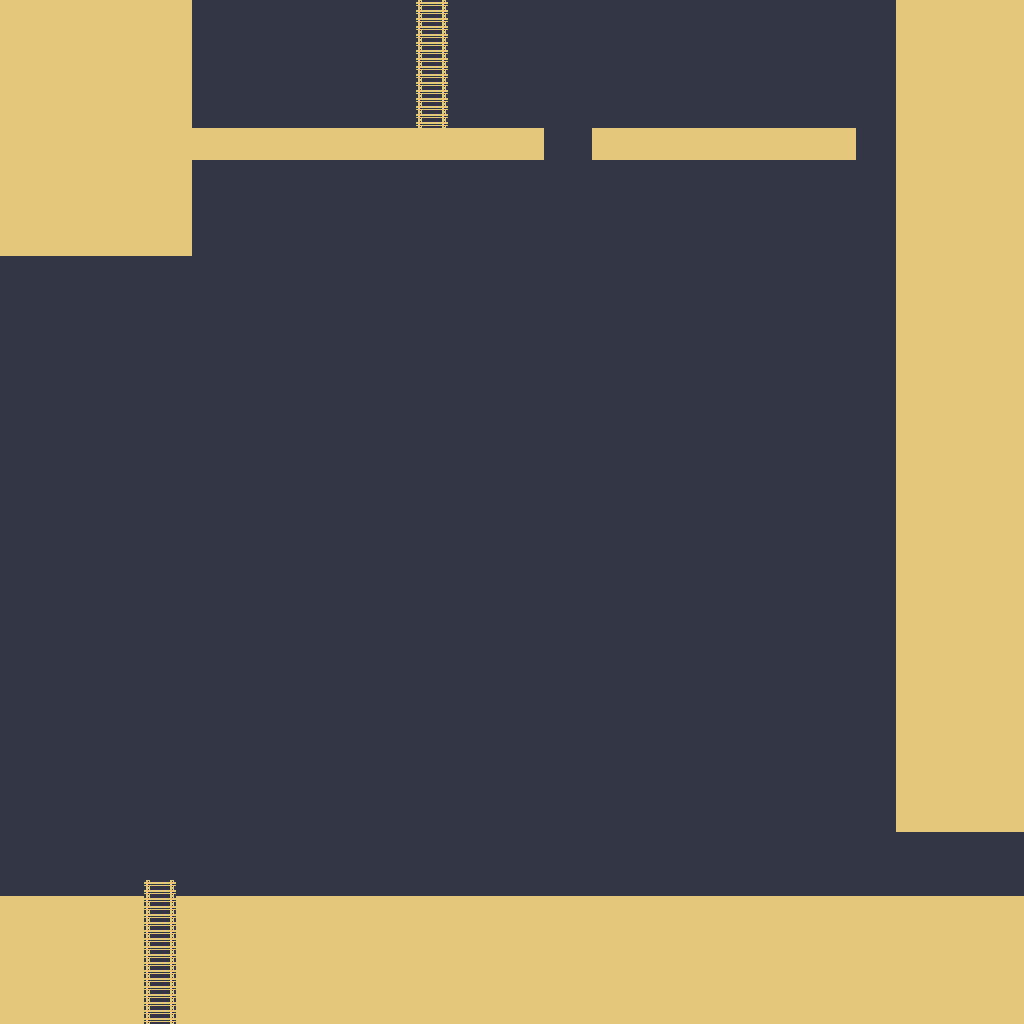

Below is a game level as drawn by its tile map, then a one-line description and the .tmx that defines it (tile-layer data replaced by summaries):
An orthogonal 128x128 tile map with 8x8 px tiles, 1 tile layer (Tile Layer 1).

<map version="1.8" tiledversion="1.8.4" orientation="orthogonal" renderorder="right-down" width="128" height="128" tilewidth="8" tileheight="8" infinite="0" nextlayerid="2" nextobjectid="1">
 <editorsettings>
  <export target="../src/assets/tilemaps/southwest.json" format="json" />
 </editorsettings>
 <tileset firstgid="1" source="tiles.tsx" />
 <layer id="1" name="Tile Layer 1" width="128" height="128">
  <data>[16384 cells, 16384 non-empty, 7 distinct tile ids]</data>
 </layer>
</map>
